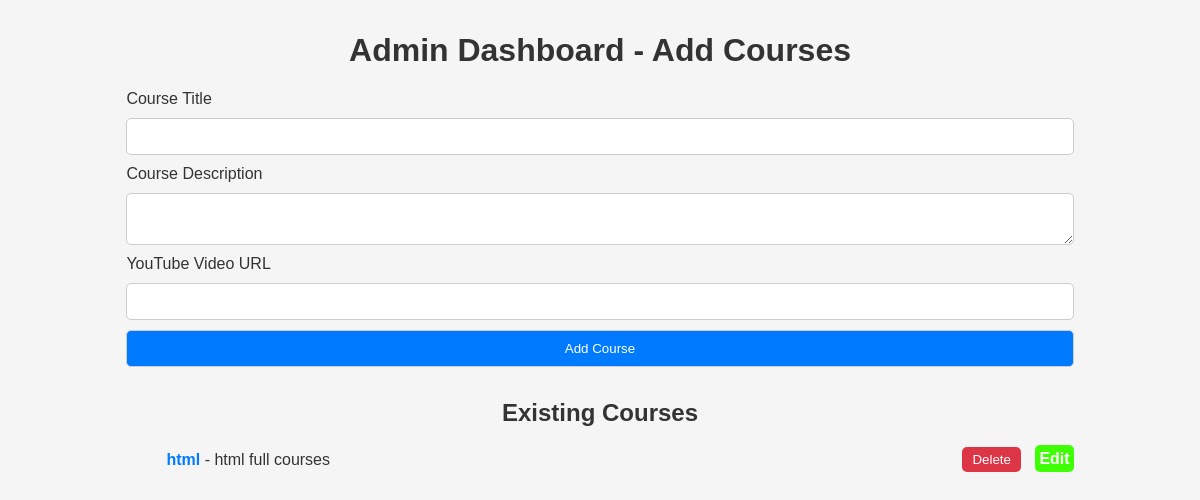
Page /admin (signed in) on the earlier database version.
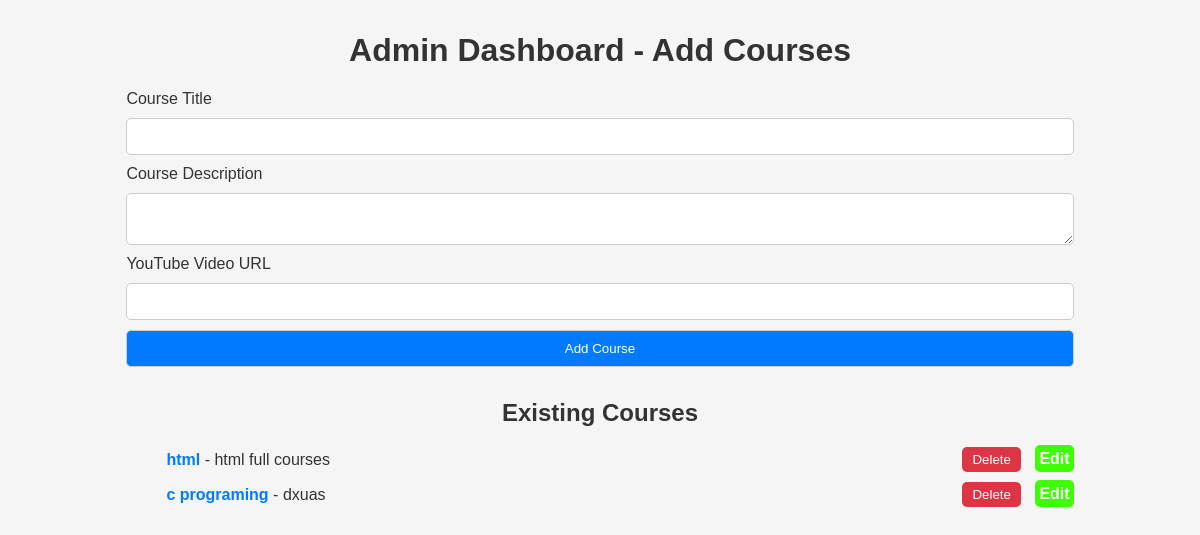
Same page on the later database version.
### api.py (models this page shows, shortened)
class Course(db.Model):
    id = db.Column(db.Integer, primary_key=True)
    title = db.Column(db.String(100), nullable=False)
    description = db.Column(db.Text, nullable=False)
    video_url = db.Column(db.String(200), nullable=False)
    created_at = db.Column(db.DateTime, default=datetime.utcnow)  # New field

### api.py (the view, shortened to what this page needs)
@app.route('/admin', methods=['GET', 'POST'])
@admin_required
def admin_dashboard():
    admin = Users.query.filter_by(email=session['email']).first()
    courses = Course.query.filter(Course.created_at >= admin.registered_at).all()
    return render_template('admin_dashboard.html', courses=courses)

### api.py (called while the page is built)
def admin_required(f):
    @wraps(f)
    def decorated_function(*args, **kwargs):
        if 'email' not in session or not session.get('is_admin'):
            return redirect(url_for('login'))
        return f(*args, **kwargs)
    return decorated_function

### templates/admin_dashboard.html (shortened to what this page needs)
<!DOCTYPE html>
<html lang="en">
<head>
</head>
<body>
    <div class="container">
        <h1>Admin Dashboard - Add Courses</h1>
        <form method="POST">
            <label for="title">Course Title</label>
            <input type="text" id="title" name="title" required>
            <label for="description">Course Description</label>
            <textarea id="description" name="description" required></textarea>
            <label for="video_url">YouTube Video URL</label>
            <input type="url" id="video_url" name="video_url" required>
            <button type="submit">Add Course</button>
        </form>
        <div class="course-list">
            <h2>Existing Courses</h2>
            <ul>
                {% for course in courses %}
                    <li class="course-item">
                        <span>
                            <a href="{{ course.video_url }}" target="_blank">{{ course.title }}</a> -
                            {{ course.description }}
                        </span>
                        <div>
                            <form method="POST" action="{{ url_for('delete_course', course_id=course.id) }}" style="display: inline;">
                                <button type="submit" class="delete-button">Delete</button>
                            </form>
                            <a href="{{ url_for('edit_course', course_id=course.id) }}" class="edit-button">Edit</a>
                        </div>
                    </li>
                {% endfor %}
            </ul>
        </div>
    </div>
</body>
</html>

### templates/admin_dashboard.html (style rules this page uses)
body { font-family: Arial, sans-serif; background-color: #f5f5f5; color: #333; }
.container { width: 80%; margin: 2rem auto; }
h1, h2 { text-align: center; }
form { display: flex; flex-direction: column; gap: 10px; margin-bottom: 2rem; }
input, textarea, button { padding: 10px; border-radius: 5px; border: 1px solid #ccc; }
button { background-color: #007bff; color: white; cursor: pointer; }
.course-list { margin-top: 1rem; }
.course-item { display: flex; justify-content: space-between; align-items: center; margin-bottom: 10px; }
.delete-button { background-color: #dc3545; border: none; padding: 5px 10px; cursor: pointer; color: white; border-radius: 5px; }
a { text-decoration: none; color: #007bff; font-weight: bold; }
.edit-button { background-color: hsl(106, 100%, 51%); color: white; margin-top: 1px; padding: 5px 4px; margin-left: 10px; border-radius: 5px; text-decoration: none; }

Differences in the rows shown:
added Course: title "c programing", description "dxuas"
